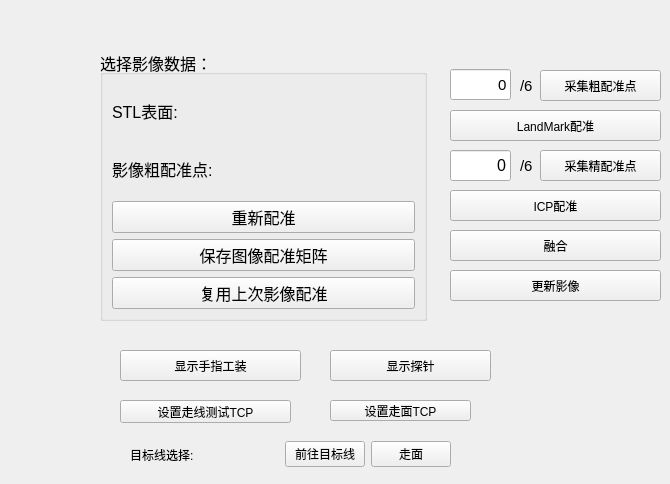
     <widget class="QWidget" name="PrecisionTab">
      <attribute name="title">
       <string>页</string>
      </attribute>
      <widget class="QPushButton" name="CollectICPBtn">
       <property name="enabled">
        <bool>true</bool>
       </property>
       <property name="geometry">
        <rect>
         <x>540</x>
         <y>150</y>
         <width>121</width>
         <height>31</height>
        </rect>
       </property>
       <property name="text">
        <string>采集精配准点</string>
       </property>
      </widget>
      <widget class="QLabel" name="label_189">
       <property name="geometry">
        <rect>
         <x>520</x>
         <y>70</y>
         <width>21</width>
         <height>31</height>
        </rect>
       </property>
       <property name="font">
        <font>
         <pointsize>11</pointsize>
        </font>
       </property>
       <property name="text">
        <string>/6</string>
       </property>
      </widget>
      <widget class="QGroupBox" name="groupBox_10">
       <property name="geometry">
        <rect>
         <x>100</x>
         <y>50</y>
         <width>327</width>
         <height>271</height>
        </rect>
       </property>
       <property name="font">
        <font>
         <pointsize>12</pointsize>
        </font>
       </property>
       <property name="title">
        <string>选择影像数据： </string>
       </property>
       <layout class="QGridLayout" name="gridLayout_13">
        <item row="1" column="0">
         <layout class="QHBoxLayout" name="horizontalLayout_16">
          <item>
           <widget class="QLabel" name="label_187">
            <property name="text">
             <string>影像粗配准点:  </string>
            </property>
           </widget>
          </item>
          <item>
           <widget class="QmitkSingleNodeSelectionWidget" name="LandmarkPointRegSelectWidget" native="true"/>
          </item>
         </layout>
        </item>
        <item row="5" column="0">
         <widget class="QPushButton" name="ReuseImageRegBtn">
          <property name="text">
           <string>复用上次影像配准</string>
          </property>
         </widget>
        </item>
        <item row="3" column="0">
         <widget class="QPushButton" name="ResetImageRegBtn">
          <property name="text">
           <string>重新配准</string>
          </property>
         </widget>
        </item>
        <item row="4" column="0">
         <widget class="QPushButton" name="SaveImageRegBtn">
          <property name="text">
           <string>保存图像配准矩阵</string>
          </property>
         </widget>
        </item>
        <item row="0" column="0">
         <layout class="QHBoxLayout" name="horizontalLayout_25">
          <item>
           <widget class="QLabel" name="label_188">
            <property name="text">
             <string>STL表面:  </string>
            </property>
           </widget>
          </item>
          <item>
           <widget class="QmitkSingleNodeSelectionWidget" name="SurfaceRegSelectWidget" native="true"/>
          </item>
         </layout>
        </item>
       </layout>
      </widget>
      <widget class="QPushButton" name="ICPRegistrationBtn">
       <property name="geometry">
        <rect>
         <x>450</x>
         <y>190</y>
         <width>211</width>
         <height>31</height>
        </rect>
       </property>
       <property name="text">
        <string>ICP配准</string>
       </property>
      </widget>
      <widget class="QLineEdit" name="CollectLandmarkLineEdit">
       <property name="geometry">
        <rect>
         <x>450</x>
         <y>69</y>
         <width>61</width>
         <height>31</height>
        </rect>
       </property>
       <property name="font">
        <font>
         <pointsize>11</pointsize>
        </font>
       </property>
       <property name="layoutDirection">
        <enum>Qt::LeftToRight</enum>
       </property>
       <property name="text">
        <string>0</string>
       </property>
       <property name="alignment">
        <set>Qt::AlignRight|Qt::AlignTrailing|Qt::AlignVCenter</set>
       </property>
      </widget>
      <widget class="QPushButton" name="AddICPBtn">
       <property name="geometry">
        <rect>
         <x>450</x>
         <y>230</y>
         <width>211</width>
         <height>31</height>
        </rect>
       </property>
       <property name="text">
        <string>融合</string>
       </property>
      </widget>
      <widget class="QLineEdit" name="CollectedICPLineEdit">
       <property name="geometry">
        <rect>
         <x>450</x>
         <y>150</y>
         <width>61</width>
         <height>31</height>
        </rect>
       </property>
       <property name="font">
        <font>
         <pointsize>12</pointsize>
        </font>
       </property>
       <property name="layoutDirection">
        <enum>Qt::LeftToRight</enum>
       </property>
       <property name="text">
        <string>0</string>
       </property>
       <property name="alignment">
        <set>Qt::AlignRight|Qt::AlignTrailing|Qt::AlignVCenter</set>
       </property>
      </widget>
      <widget class="QPushButton" name="CollectLandmarkBtn">
       <property name="geometry">
        <rect>
         <x>540</x>
         <y>70</y>
         <width>121</width>
         <height>31</height>
        </rect>
       </property>
       <property name="text">
        <string>采集粗配准点</string>
       </property>
      </widget>
      <widget class="QLabel" name="label_190">
       <property name="geometry">
        <rect>
         <x>520</x>
         <y>150</y>
         <width>21</width>
         <height>31</height>
        </rect>
       </property>
       <property name="font">
        <font>
         <pointsize>11</pointsize>
        </font>
       </property>
       <property name="text">
        <string>/6</string>
       </property>
      </widget>
      <widget class="QPushButton" name="UpdateDeviationBtn">
       <property name="geometry">
        <rect>
         <x>450</x>
         <y>270</y>
         <width>211</width>
         <height>31</height>
        </rect>
       </property>
       <property name="text">
        <string>更新影像</string>
       </property>
      </widget>
      <widget class="QPushButton" name="LandmarkRegistrationBtn">
       <property name="geometry">
        <rect>
         <x>450</x>
         <y>110</y>
         <width>211</width>
         <height>31</height>
        </rect>
       </property>
       <property name="text">
        <string>LandMark配准</string>
       </property>
      </widget>
      <widget class="QPushButton" name="DisplayPrecisionToolBtn">
       <property name="geometry">
        <rect>
         <x>120</x>
         <y>350</y>
         <width>181</width>
         <height>31</height>
        </rect>
       </property>
       <property name="text">
        <string>显示手指工装</string>
       </property>
      </widget>
      <widget class="QPushButton" name="DisplayProbeBtn">
       <property name="geometry">
        <rect>
         <x>330</x>
         <y>350</y>
         <width>161</width>
         <height>31</height>
        </rect>
       </property>
       <property name="text">
        <string>显示探针</string>
       </property>
      </widget>
      <widget class="QPushButton" name="SetGoLineTCPBtn">
       <property name="geometry">
        <rect>
         <x>120</x>
         <y>400</y>
         <width>171</width>
         <height>23</height>
        </rect>
       </property>
       <property name="text">
        <string>设置走线测试TCP</string>
       </property>
      </widget>
      <widget class="QWidget" name="layoutWidget_7">
       <property name="geometry">
        <rect>
         <x>130</x>
         <y>434</y>
         <width>321</width>
         <height>41</height>
        </rect>
       </property>
       <layout class="QHBoxLayout" name="horizontalLayout_11">
        <item>
         <widget class="QLabel" name="label_84">
          <property name="text">
           <string>目标线选择: </string>
          </property>
         </widget>
        </item>
        <item>
         <widget class="QmitkSingleNodeSelectionWidget" name="ImageTargetLineSelectWidget" native="true"/>
        </item>
        <item>
         <widget class="QPushButton" name="GoLineBtn">
          <property name="enabled">
           <bool>true</bool>
          </property>
          <property name="text">
           <string>前往目标线</string>
          </property>
         </widget>
        </item>
        <item>
         <widget class="QPushButton" name="GoPlaneBtn">
          <property name="text">
           <string>走面</string>
          </property>
         </widget>
        </item>
       </layout>
      </widget>
      <widget class="QPushButton" name="SetGoPlaneTCPBtn">
       <property name="geometry">
        <rect>
         <x>330</x>
         <y>400</y>
         <width>141</width>
         <height>21</height>
        </rect>
       </property>
       <property name="text">
        <string>设置走面TCP</string>
       </property>
      </widget>
     </widget>
